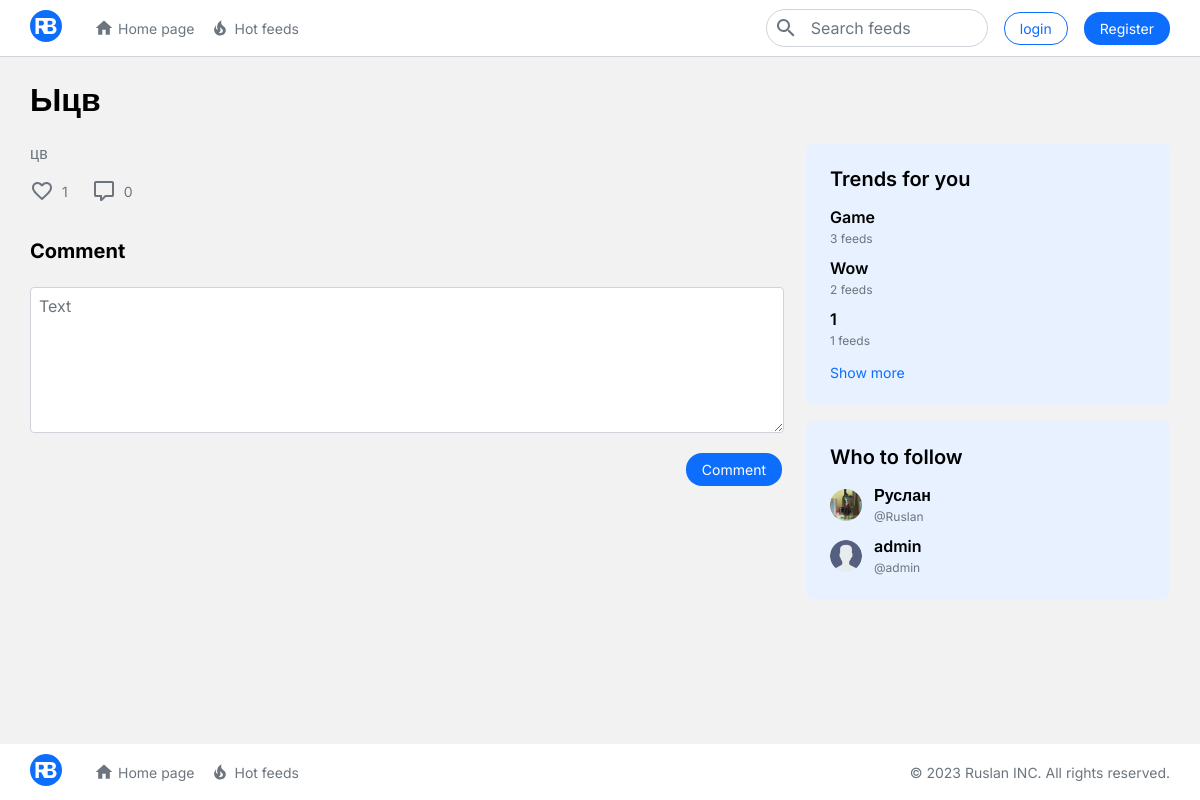
The app's page /post/17/ with its own data.
### blog/models.py (models this page shows, shortened)
class Post(models.Model):
    title = models.CharField('Название', max_length=300)
    text = models.TextField('Текст поста', blank=True, null=True)
    poster = models.ImageField("Постер", upload_to="blog/", blank=True, null=True)
    draft = models.BooleanField("Черновик", default=False)
    owner = models.ForeignKey(User, verbose_name="Владелец", on_delete=models.CASCADE)
    date = models.DateTimeField(auto_now_add=True, verbose_name="дата создания", blank=True)
    tag = models.ManyToManyField(Tags, verbose_name='теги', related_name='tag_post')

class Tags(models.Model):
    text = models.CharField('Текст', max_length=100)

### users/models.py (models this page shows)
class User(AbstractUser):
    bio = models.TextField(_("bio"), max_length=500, blank=True)
    avatar = models.ImageField("Аватар", upload_to="profile/avatars/", blank=True, null=True)
    background = models.ImageField("Бєкграунд", upload_to="profile/backgrounds/", blank=True, null=True)

### blog/views.py (the view, shortened to what this page needs)
# urls.py: path('post/<int:pk>/', PostPage.as_view(), name='post_detail'),
class PostPage(Posts_list_base):
    template_name = "blog/post_page.html"
    def get_reviews_list(self, pk):
        reviews = list()
        treads = Reviews.objects.filter(post__id=pk, parent=None, tread=None)
        return reviews
    def get_data(self, pk):
        context = super().get_data()
        post_queryset = Post.objects.get(id=pk)
        posts_data = self.get_single_post_data(post_queryset)
        context.update({
            'post': posts_data,
            'page_name': post_queryset.title.capitalize(),
            'reviews': self.get_reviews_list(pk),
        })
        return context

### blog/views.py (called while the page is built)
    def get_top_followers(self, count=5):
        return User.objects.annotate(followers_count=Count('followers')).all().order_by('-followers_count')[:count]

    def get_top_tags(self, count):
        querry = Tags.objects.annotate(post_count=Count('tag_post')).all().order_by('-post_count')[:count]
        return querry

    def get_single_post_data(self, post):
        likes = Like.objects.filter(post=post)
        comments = Reviews.objects.filter(post=post)
        post_data = {
            'post_data': post,
            'likes': likes,
            'comments': comments,
            'user_likes': [i['user'] for i in Like.objects.values('user').filter(post=post)],
        }
        return post_data

    def get_data(self):
        context = {
            'top_tags': self.get_top_tags(count=6),
            'top_users': self.get_top_followers(),
            'get_following': self.get_following() if self.request.user!=self.anonimys else None,
        }
        return context

    def get(self, request, **kwargs):
        if 'slug' in kwargs:
            context = self.get_data(kwargs.get('slug'))
        elif 'pk' in kwargs:
            context = self.get_data(kwargs.get('pk'))
        else:
            context = self.get_data()
        return render(request, self.template_name, context)

### templates/blog/post_page.html (shortened to what this page needs)
{% extends 'blog/page_layout.html' %}
{% block contant %}
	<div class="contant">
		<div class="container">
			{% include "include/title.html" %}
			<div class="row">
				<div class="col-lg-8">
					{% include "include/post_info.html" with post=post%}
                    {% include "include/send_comment_form.html" %}
				</div>
				<div class="col-lg-4">
					<div class="sticky">
						{% include "include/topic_block.html" %}
						{% include "include/popular-block.html" %}
					</div>
				</div>
			</div>
		</div>
	</div>
{% endblock %}

### templates/include/title.html (shortened to what this page needs)
<div class="row">
    <div class="col">
        <div class="page_title_block">
            <h1 class="page_title">{{ page_name }}</h1>
        </div>
    </div>
</div>

### templates/include/post_info.html (shortened to what this page needs)
<div class="post_info">
    {% if post.post_data.text %}
        <div class="post_text">
            <p class="text">{{ post.post_data.text }}</p>
        </div>
    {% endif %}
    <div class="post_control d-flex">
        <form action="{% url 'like' %}" method="post">
            <div class="like">
                <button type="submit" {% if not user.is_authenticated %} disabled {% endif %}>
                    <div class="d-flex align-items-center">
                        {% if user.id in post.user_likes %}
                        <div class="like_img is_like_img d-flex justify-content-center align-items-center">
                            <svg width="24" height="24" viewBox="0 0 24 24" xmlns="http://www.w3.org/2000/svg">
                                <path d="M16.5 2.65C14.76 2.65 13.09 3.46 12 4.73C10.91 3.46 9.24 2.65 7.5 2.65C4.42 2.65 2 5.06 2 8.15C2 11.92 5.4 15.01 10.55 19.68L12 21L13.45 19.68C18.6 15.01 22 11.92 22 8.15C22 5.06 19.58 2.65 16.5 2.65Z"/>
                            </svg>
                        </div>
                        {% else %}
                        <div class="like_img d-flex justify-content-center align-items-center">
                        </div>
                        {% endif %}
                        <p>{{ post.likes.count }}</p>
                    </div>
                </button>
            </div>
        </form>
        <div class="comment" onclick="go_to_comment()">
            <div class="d-flex align-items-center">
                <div class="comment_img d-flex justify-content-center align-items-center">
                </div>
                <p>{{ post.comments.count }}</p>
            </div>
        </div>
    </div>
</div>

### templates/include/topic_block.html (shortened to what this page needs)
<div class="block_page_secondary">
    <h3 class="name">Trends for you</h3>
    <div class="topic_block">
        {% for topic in top_tags %}
        <div class="topic" id="topic{{ forloop.counter }}">
            <a href="{% url 'tag_post' topic.id %}"><h3 class="name">{{ topic.text|title }}</h3></a>
            <p class="text">{{ topic.post_count }} feeds</p>
        </div>
        {% endfor %}
    </div>
    <p class="show" onclick="hide_tags()">Show more</p>
</div>

### templates/include/popular-block.html (shortened to what this page needs)
{% load static %}
<div class="block_page_secondary">
    <h3 class="name">Who to follow</h3>
    <div class="profile_block">
        {% for top_user in top_users %}
        <div class="profile d-flex justify-content-between align-items-center">
            <div class="prifile_data d-flex align-items-center">
                {% if top_user.avatar %}
                    <img src="{{ top_user.avatar.url }}" alt="" class="profile_img">
                {% else %}
                    <img src="{% static 'img/profile.png' %}" alt="" class="profile_img">
                {% endif %}
                <div class="text_data">
                    {% if top_user.first_name %}
                        <a href="{% url 'profile' pk=top_user.id %}"><p class="name">{{ top_user.first_name }}</p></a>
                    {% else %}
                        <a href="{% url 'profile' pk=top_user.id %}"><p class="name">{{ top_user.username }}</p></a>
                    {% endif %}
                    <p class="text">@{{ top_user.username }}</p>
                </div>
            </div>
        </div>
        {% endfor %}
    </div>
</div>

### static/css/style.css (style rules this page uses)
a { text-decoration:none }
body { margin:0 }
.contant { min-height:calc(100vh - 56px - 56px);background:#F2F2F2;margin-top:56px }
.contant .page_title_block { margin-top:24px;margin-bottom:24px }
.contant .page_title { font-family:'Inter', sans-serif;font-size:14px;font-weight:bold;font-size:32px;color:#000;margin:0 }
.block_page_secondary { border-radius:8px;padding:24px;background:#E7F1FF;width:calc(100% - 48px);margin-bottom:16px }
.profile_img { height:32px;width:32px;border-radius:16px }
h3.name { font-family:'Inter', sans-serif;font-size:16px;color:#000;font-weight:bold;margin:0 }
p.text { font-family:'Inter', sans-serif;font-size:16px;margin:0 }
.post_info .post_text { color:#6c757d;margin-bottom:16px }
.post_control .like button { border:none;background:none;margin:0;padding:0;cursor:pointer }
.post_control .like .like_img svg { fill:#6c757d;transition:.3s }
.post_control .like p { font-family:'Inter', sans-serif;font-size:14px;color:#6c757d;margin:0;margin-left:8px;transition:.3s }
.post_control .comment { margin-left:24px;cursor:pointer }
.post_control .comment .comment_img svg { fill:#6c757d;transition:.3s }
.post_control .comment p { font-family:'Inter', sans-serif;font-size:14px;color:#6c757d;margin:0;margin-left:8px;transition:.3s }
.block_page_secondary .name { font-family:'Inter', sans-serif;font-size:20px;font-weight:600;margin-bottom:12px }
.block_page_secondary .topic_block { margin-top:16px;margin-bottom:16px }
.block_page_secondary .topic_block .topic { margin-bottom:12px }
.block_page_secondary .topic_block .topic .text { font-family:'Inter', sans-serif;font-size:12px;color:#6c757d;margin:0 }
.block_page_secondary .topic_block .topic .name { font-family:'Inter', sans-serif;font-size:16px;color:#000;margin:4px 0 }
.block_page_secondary .show { margin-bottom:0;font-family:'Inter', sans-serif;font-size:14px;color:#0d6efd;cursor:pointer }
.profile_block { margin-top:16px }
.profile_block .name { font-family:'Inter', sans-serif;font-size:20px;font-weight:600;margin-bottom:12px;color:#000 }
.profile_block .profile { margin-bottom:12px }
.profile_block .profile img { margin-right:12px }
.profile_block .profile .text_data .name { font-family:'Inter', sans-serif;font-size:16px;margin:0;margin-bottom:4px;color:#000 }
.profile_block .profile .text_data .text { font-family:'Inter', sans-serif;font-size:12px;margin:0;color:#6c757d }
.profile_block .profile:last-child { margin-bottom:0 }
.sticky { position:sticky;top:calc(56px + 24px) }
.profile_block { position:relative }

### records on screen
Post: title "Ыцв", post_data.text "цв"
Tags: text "Game", post_count "3"
Tags: text "Wow", post_count "2"
Tags: text "1", post_count "1"
User: avatar (picture), first_name "Руслан", username "Ruslan"
User: username "admin"

### other values on screen
{{ post.likes.count }} "1"
{{ post.comments.count }} "0"
